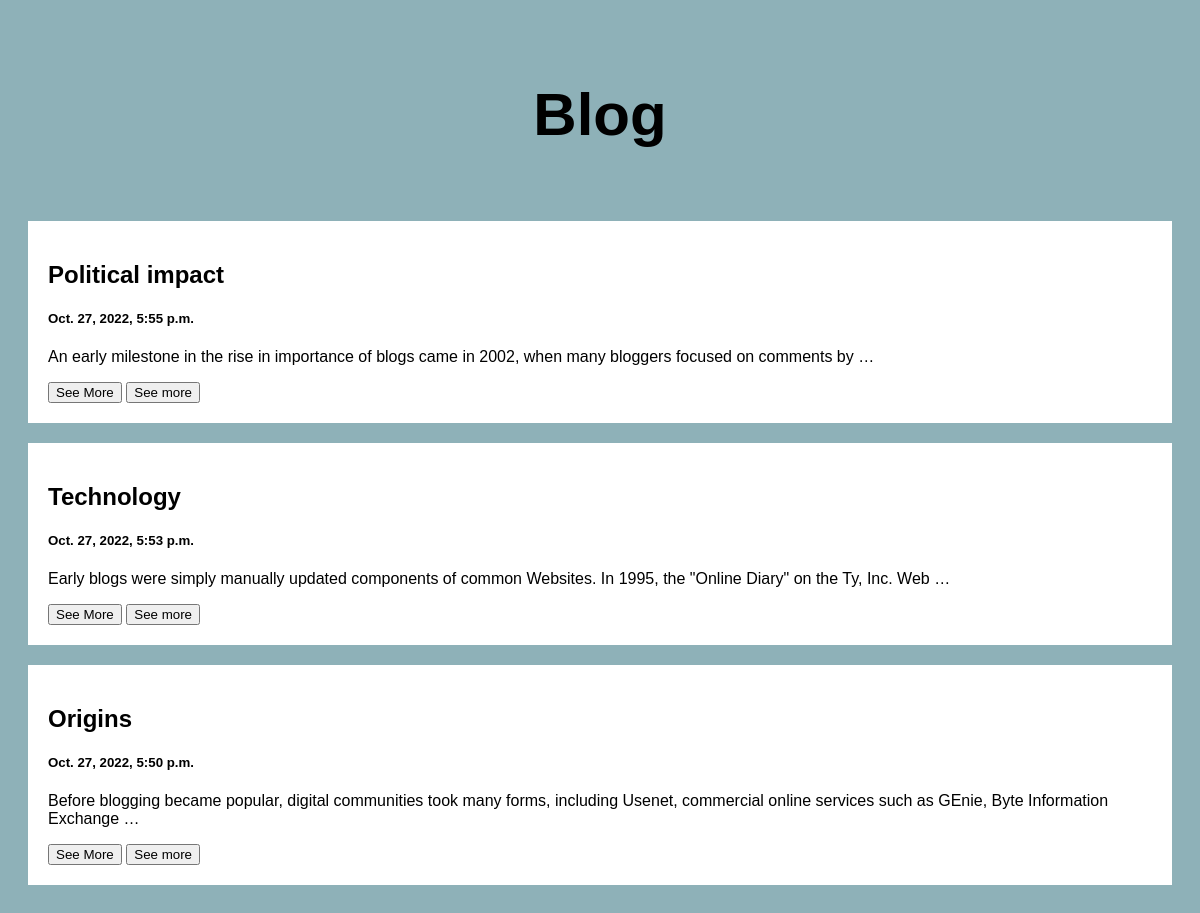
The page / on the database its author committed.
### posts/models.py (models this page shows)
class Post(models.Model):
    title = models.CharField(max_length=100)
    body = models.CharField(max_length=1000000)
    created_at = models.DateTimeField(default=datetime.now, blank=True)

### posts/views.py (the view)
# urls.py: path('', views.index, name='index'),
def index(request):
    posts = Post.objects.all()
    return render(request, 'index.html', {'posts':posts})

### templates/index.html (shortened to what this page needs)
<!DOCTYPE html>
<html>
<head>
</head>
<body>
<div class="header">
    <h2>Blog</h2>
</div>
<div class="row">
    <div class="leftcolumn">
        {% for Post in posts reversed %}
        <div class="card">
            <a style="text-decoration: none; color: rgb(0, 0, 0);" href="/post/{{Post.id}}">
                <h2>{{Post.title}}</h2>
                <h5>{{Post.created_at}}</h5>
                <p>{{Post.body|truncatewords:20}}</p>
            </a>
            <button type="button">See More</button>
            <button onclick="GamepadButton" id="myBtn">See more</button>
        </div>
        {% endfor %}
    </div>
</div>
</body>
</html>

### templates/index.html (style rules this page uses)
* { box-sizing: border-box; }
body { font-family: Arial; padding: 20px; background: #8eb1b8; }
.header { padding: 2px; font-size: 40px; text-align: center; background: white1; }
.leftcolumn { float: left; width: 100%; }
.card { background-color: rgb(255, 255, 255); padding: 20px; margin-top: 20px; }
.row::after { content: ""; display: table; clear: both; }

### rows shown on the page
Post: title "Political impact", created_at "Oct. 27, 2022, 5:55 p.m.", body "An early milestone in the rise in importance of blogs came in 2002, when many bloggers focused on comments by …"
Post: title "Technology", created_at "Oct. 27, 2022, 5:53 p.m.", body "Early blogs were simply manually updated components of common Websites. In 1995, the \"Online Diary\" on the Ty, Inc. Web …"
Post: title "Origins", created_at "Oct. 27, 2022, 5:50 p.m.", body "Before blogging became popular, digital communities took many forms, including Usenet, commercial online services such as GEnie, Byte Information Exchange …"
